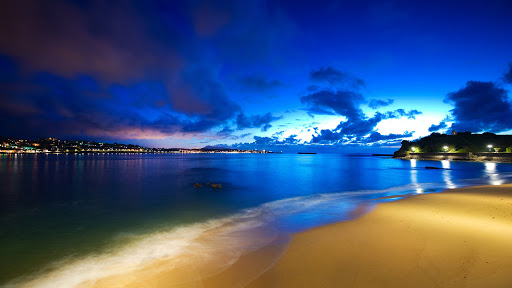
#> input picture Dominant Color OPenCV KMeans clustering/img1.jpg, 512 x 288 px
$ python domColor.py
#> lines starting #> are read from the running program, lines starting #| are printed output that depends on the picture
import cv2
import numpy as np
import pandas as pd
import matplotlib.pyplot as plt
import seaborn as sns
from sklearn.cluster import KMeans

img = cv2.imread('img1.jpg', 1)
#> img is the input picture: shape (288, 512, 3); mean B, G, R 123.1, 82.5, 59.9
print(img.shape)
#| (288, 512, 3)
print('KMeans clustering started...')
km = KMeans(n_clusters=6)
X = img.copy().reshape(-1, img.shape[2])
print(X.shape)
#| (147456, 3)
km.fit(X)
print('Fitting of data over...')
X_comp = km.cluster_centers_[km.labels_]
X_comp = np.clip(X_comp.astype('uint8'), 0, 255)
print(km.cluster_centers_)
print(X_comp.shape)
X_comp = X_comp.reshape(img.shape[0], img.shape[1], img.shape[2])
print(X_comp.shape)
#| (288, 512, 3)
colors, freq = np.unique(km.labels_, return_counts=True)
maxInd = np.argmax(freq)
domColor = km.cluster_centers_[colors[maxInd]]
domColor = np.clip(domColor.astype('uint8'), 0, 255)
domImg = img.copy()
domImg[:,:]=domColor
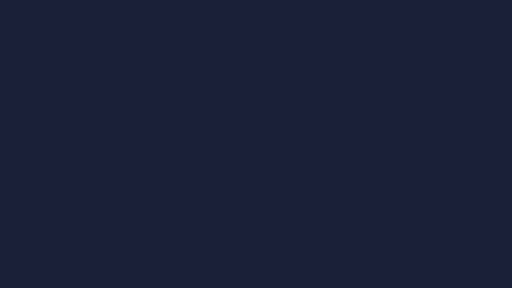
#> domImg: shape (288, 512, 3); mean B, G, R 56, 32, 25
cv2.putText(domImg, str(domColor), (0,40), cv2.FONT_HERSHEY_SIMPLEX, 1, (255, 255, 255), 2, cv2.LINE_AA)
cv2.putText(domImg, str(domColor), (0,80), cv2.FONT_HERSHEY_SIMPLEX, 1, (0, 0, 0), 2, cv2.LINE_AA)
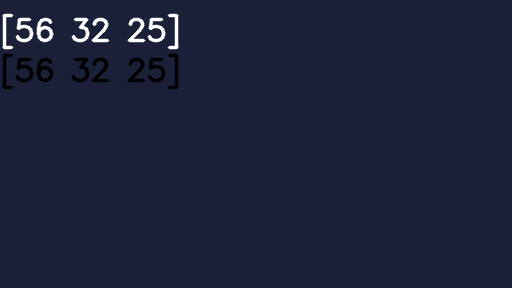
#> domImg: shape (288, 512, 3); mean B, G, R 57.4, 33.9, 27.1

print("Dominant color: ", domColor)
cv2.imshow('original', img)
cv2.imshow('comp', X_comp)
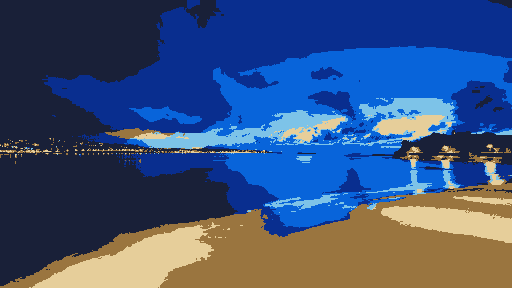
#> window 'comp': shape (288, 512, 3); mean B, G, R 122.7, 82, 59.5
cv2.imshow('dominant color', domImg)
cv2.waitKey(0)
cv2.destroyAllWindows()

$ run again, with Dominant Color OPenCV KMeans clustering/objects1.jpeg copied over Dominant Color OPenCV KMeans clustering/img1.jpg
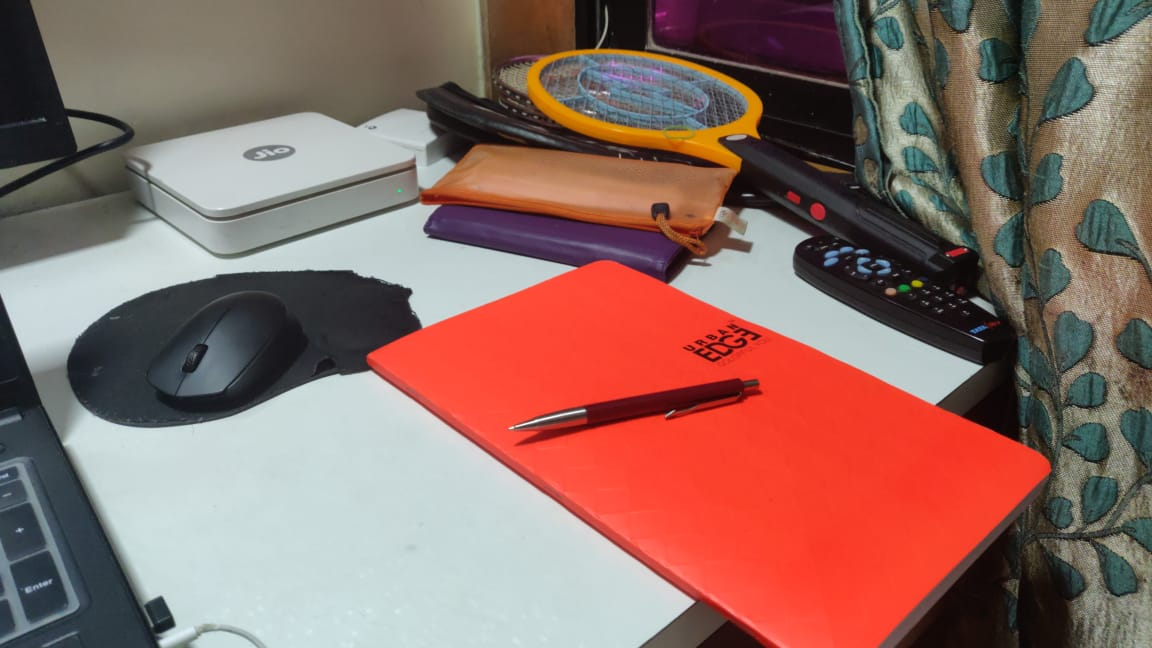
#> input picture Dominant Color OPenCV KMeans clustering/objects1.jpeg, 1152 x 648 px
#> img is the input picture: shape (648, 1152, 3); mean B, G, R 101.4, 108.8, 142.3
#| (648, 1152, 3)
#| (746496, 3)
#| (648, 1152, 3)
#> `cv2.putText(domImg, str(domColor), (0,80), cv2.FONT_HERSHEY_SIMPLEX, 1..`:
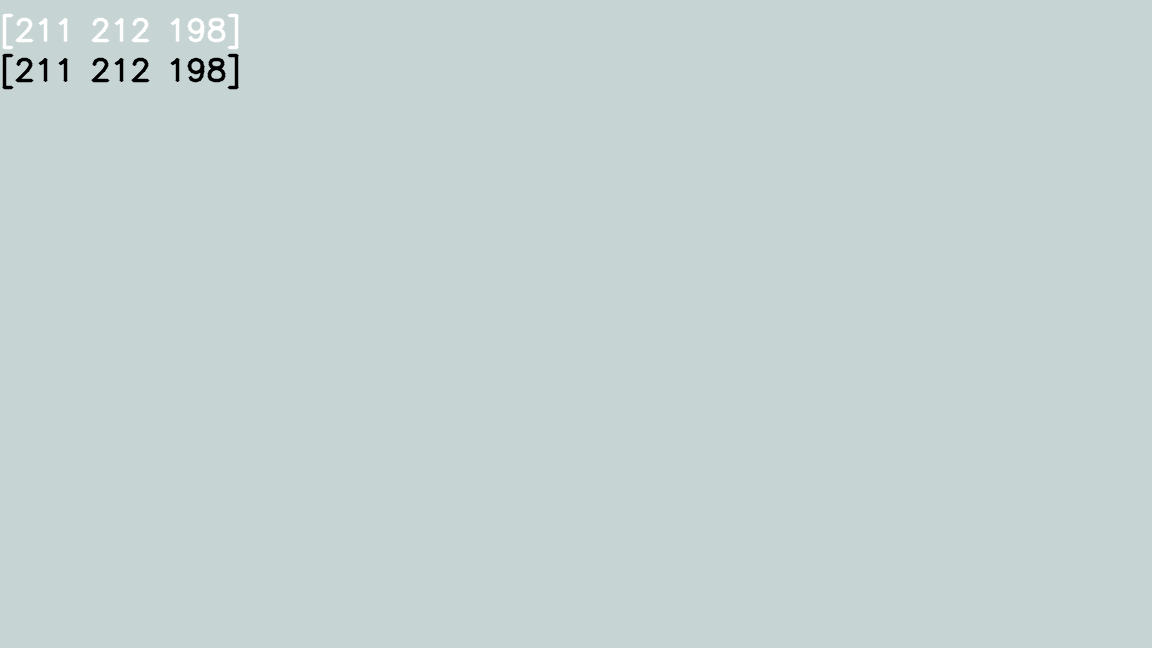
#> domImg: shape (648, 1152, 3); mean B, G, R 210.6, 211.6, 197.7
#> `cv2.imshow('comp', X_comp)`:
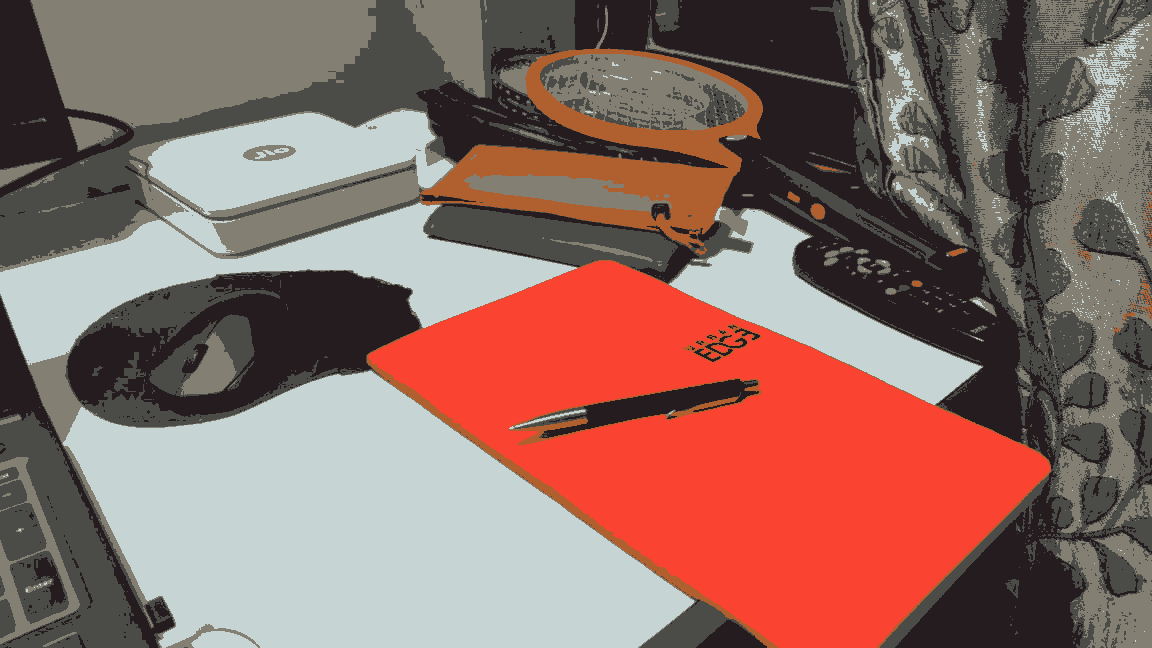
#> window 'comp': shape (648, 1152, 3); mean B, G, R 101, 108.4, 141.8
